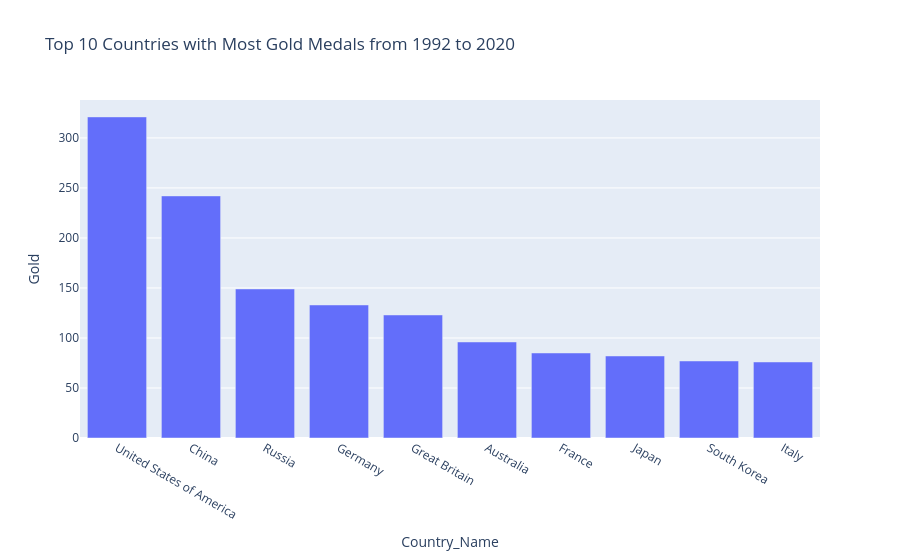

Source (notebook cell):
### Code cell
# Create a bar chart for the top 10 countries with most gold medals

bar_fig = px.bar(df_top_countries_gold, x='Country_Name', y='Gold', title='Top 10 Countries with Most Gold Medals from 1992 to 2020')
bar_fig.show()

### Figure 1 — Plotly figure (JSON) as saved in the notebook; plotly's stock layout.template omitted (floating-point values rounded to 4 significant figures)
{"data": [{"alignmentgroup": "True", "hovertemplate": "Country_Name=%{x}<br>Gold=%{y}<extra></extra>", "legendgroup": "", "marker": {"color": "#636efa", "pattern": {"shape": ""}}, "name": "", "offsetgroup": "", "orientation": "v", "showlegend": false, "textposition": "auto", "type": "bar", "x": ["United States of America", "China", "Russia", "Germany", "Great Britain", "Australia", "France", "Japan", "South Korea", "Italy"], "xaxis": "x", "y": [321, 242, 149, 133, 123, 96, 85, 82, 77, 76], "yaxis": "y"}], "layout": {"barmode": "relative", "legend": {"tracegroupgap": 0}, "title": {"text": "Top 10 Countries with Most Gold Medals from 1992 to 2020"}, "xaxis": {"anchor": "y", "domain": [0, 1], "title": {"text": "Country_Name"}}, "yaxis": {"anchor": "x", "domain": [0, 1], "title": {"text": "Gold"}}}}
